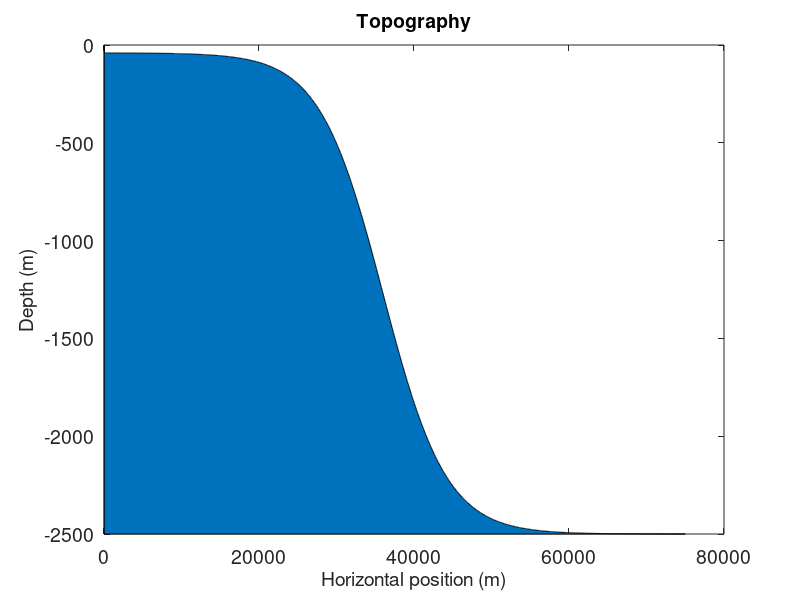
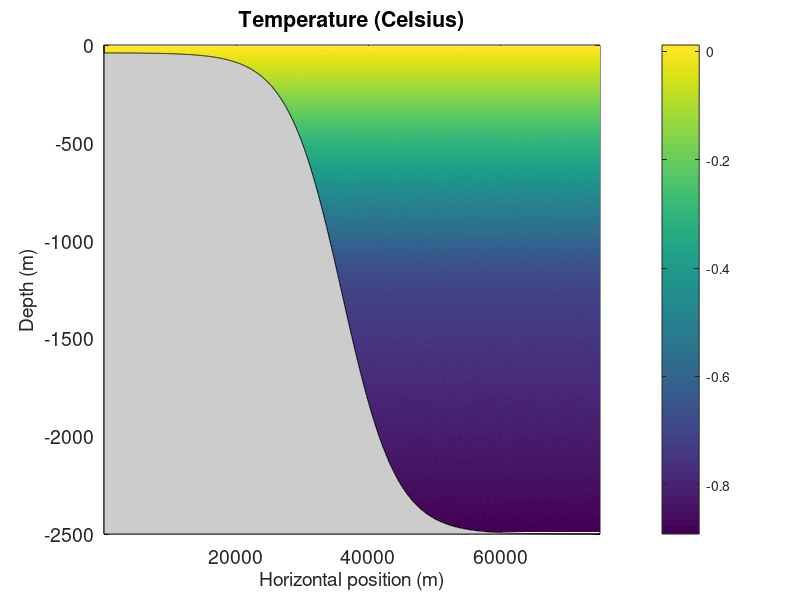
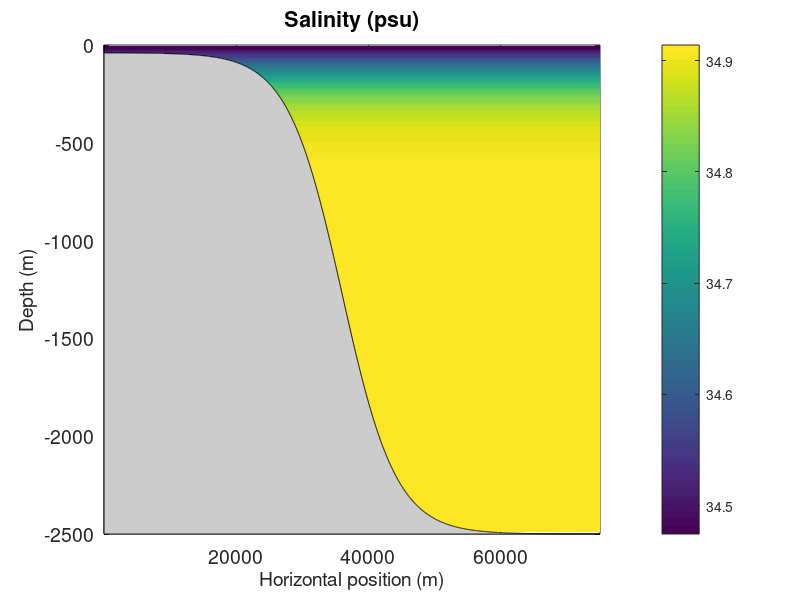
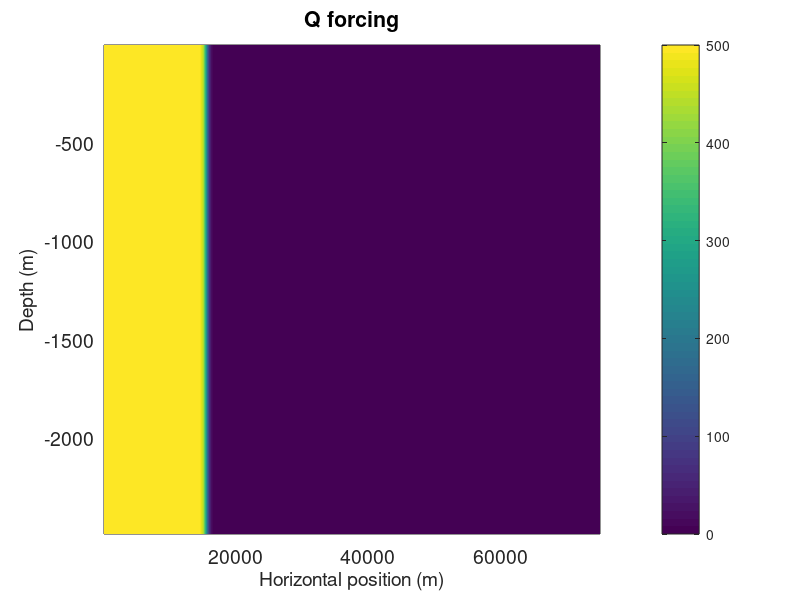

MATLAB code for these plots, in order:
% This is a matlab script that generates the input data
% variable x resolution
clear all
close all

prec='real*8';
ieee='b';

% Dimensions of grid
%nx=80;
nx=2560; %320 previously
ny=1;
nz=480; %60 previously
% Nominal depth of model (meters)
H=2500.0;
% Size of domain
Lx=75.0e3;

% Horizontal resolution (m)
%Variable resolution
res1=2*Lx/(3*nx);
L1=Lx/2;
L2=Lx - L1;
n2=nx - (L1/res1);
res2=L2/n2;
A=res2 - res1;
iswitch1=L1/(res1);
width=40;
dx=zeros(nx,1);
for i=1:nx
    dx(i) = res1*1.43982 + 0.06*A*( tanh( (i-iswitch1)/width) + 1);
%dx(i) = Lx/nx;
end

%Vertical resolution (m)
res1z=2*H/(3*nz);
H1 =H/2;
H2 =H - H1;
n2z =nz - (H1/res1z);
res2z=H2/n2z;
Az = res2z-res1z;
% in gendata_Kara1 iswitchz =H1/(res1z);
iswitchz =H1/(res1z);
widthz=10;
dz = zeros(nz,1);
for i=1:nz
    dz(i) =res1z*.95+0.5408*Az*(tanh((i-iswitchz)/widthz)+1);
    %in gendata_Kara1 dz(i) =res1z/4+1.2*Az*(tanh((i-iswitchz)/widthz)+1);

end


x=zeros(nx,1);
x(1) = dx(1);
for i=2:nx
x(i)=x(i-1) + dx(i);
end

z=zeros(nz,1);
z(1) =-dz(1);
for i=2:nz
    z(i)=(z(i-1)-dz(i));
end

fid=fopen('dx.bin','w',ieee); fwrite(fid,dx,prec); fclose(fid);
fid=fopen('dz.bin','w',ieee); fwrite(fid,dz,prec); fclose(fid);
dy = Lx/nx

% Flux
Qo=500;
SFo=0.0372;

% Stratification
gravity=9.81;
talpha=2.0e-4;
sbeta=7.4e-4;
N2=0.0000013; %0 for no stratification
Tz=N2/(gravity*talpha);
Sz=N2/(gravity*sbeta);


%Tanh function for cooling
xswitch = 2.2e4+ Lx/2.0;
qwidth = .5e3;
Q=0.0*rand([nx,ny]);
for i=1:nx
Q(i,:) = Q(i,:) + Qo*0.5*(tanh((Lx-x(i)-xswitch)/qwidth) + 1);
%Q(i,:) = Q(i,:) + Qo*0.5*(tanh((x(i)-xswitch)/qwidth) + 1);
end
fid=fopen('Qnet.forcing','w',ieee); fwrite(fid,Q,prec); fclose(fid);

%Tanh function for salinity forcing
%negative for increasing SSS
xswitch = 2.2e4 + Lx/2.0;
sfwidth = 0.5e3;
SF=0.0*rand([nx,ny]);
for i=1:nx
SF(i,:) = -(SF(i,:) + SFo*0.5*(tanh((Lx-x(i)-xswitch)/sfwidth) + 1));
%Q(i,:) = Q(i,:) + Qo*0.5*(tanh((x(i)-xswitch)/qwidth) + 1);
end
fid=fopen('SF.forcing','w',ieee); fwrite(fid,SF,prec); fclose(fid);

% Temperature profile
i = 1:1:nz;
Tref = 1.5516 - 1.5414*(tanh(i/(4*179.2610))+1); %2*179.2610 for doubled res
fid =fopen('Tref.init','w',ieee); fwrite(fid,Tref,prec); fclose(fid);
[sprintf('Tref =') sprintf(' %8.6g,',Tref)]

%Sponge BC
Uref=Tref*0;
Vref=Tref*0;
fid =fopen('Uref.init','w',ieee); fwrite(fid,Uref,prec); fclose(fid);
fid =fopen('Vref.init','w',ieee); fwrite(fid,Vref,prec); fclose(fid);

%t = 0.25*rand([nx,ny,nz]);
t=0.01*rand([nx,ny,nz]);

for k=1:nz
 t(:,:,k) = t(:,:,k) + Tref(k);
end
fid=fopen('T.init','w',ieee); fwrite(fid,t,prec); fclose(fid);

%Salinity profile
i = 1:1:nz;
Sref=33.9831+0.4654*(tanh(i/(4*17.9459))+1); %2* 17.9459 for doubled res, etc.
fid=fopen('Sref.init','w',ieee); fwrite(fid,Sref,prec); fclose(fid);
s=0.0001*rand([nx,ny,nz]);
for k=1:nz
    s(:,:,k)=s(:,:,k)+Sref(k);
end
fid=fopen('S.init','w',ieee); fwrite(fid,s,prec); fclose(fid);

% Sloping channel
% tanh function for slope
slope=0.15
offset=1.5e3 + Lx/2.0;
dmax=-40.0;
h1=dmax;
h2=-H;
hdiff=(h1-h2);
xwidth=hdiff/(2.0*slope);
d=0.0*rand([nx,ny]);
for i=1:nx
for j=1:ny
d(i,j) = hdiff/2*(tanh((Lx-x(i)-offset)/xwidth) + 1) - H;
end
end
d(1,:)=0.0;
fid=fopen('topog.slope','w',ieee); fwrite(fid,d,prec); fclose(fid);

pressure = -9.81*1035*z/10000;
pressure = repmat(pressure,[1 nx]);
pressure = reshape(pressure',nx,1,nz);



figure(101)
area(x,d(:,1),-2500); 
set(gca,'Fontsize',14); xlabel('Horizontal position (m)','Fontsize',14)
ylabel('Depth (m)','Fontsize',14); title('Topography','Fontsize',14)

figure(102)
pcolor(x,z,squeeze(t)'); shading flat;
set(gca,'Ydir','Normal')
colorbar; title('Temperature (Celsius)','Fontsize',14)
set(gca,'Fontsize',14); xlabel('Horizontal position (m)','Fontsize',14)
ylabel('Depth (m)','Fontsize',14); 
hold on; 
h =area(x,d(:,1),-2500);
set(h,'Facecolor',[0.8 0.8 0.8]);
caxis([-0.8909 0.0116]);

figure(103)
pcolor(x,z,squeeze(s)'); shading flat;
set(gca,'Ydir','Normal')
colorbar; title('Salinity (psu)','Fontsize',14)
set(gca,'Fontsize',14); xlabel('Horizontal position (m)','Fontsize',14)
ylabel('Depth (m)','Fontsize',14); 
hold on; 
hh =area(x,d(:,1),-2500); 
set(hh,'FaceColor',[0.8 0.8 0.8]);
caxis([34.4744 34.9140]);

figure(104)
pcolor(x,z,repmat(Q',nz,1)); shading flat;
colorbar; title('Q forcing','Fontsize',14)
set(gca,'Fontsize',14); xlabel('Horizontal position (m)','Fontsize',14)
ylabel('Depth (m)','Fontsize',14); 

figure(105)
pcolor(x,z,repmat(SF',nz,1)); shading flat;
colorbar; title('Salinity forcing','Fontsize',14)
set(gca,'Fontsize',14); xlabel('Horizontal position (m)','Fontsize',14)
ylabel('Depth (m)','Fontsize',14); 

mask = zeros(nx,1,nz);
mask(1:592,1,1)=1;
mask(2501:2560,1,1:nz)=1;
figure(106)
imagesc(squeeze(mask)');
fid=fopen('rbcs_mask.bin','w',ieee); fwrite(fid,mask,prec); fclose(fid);

relax= zeros(nx,1,nz);
relax(1:592,1,1)=1;
figure(107)
imagesc(squeeze(relax)')
fid=fopen('rbcs_Tr1_fld.bin','w',ieee); fwrite(fid,relax,prec); fclose(fid);
